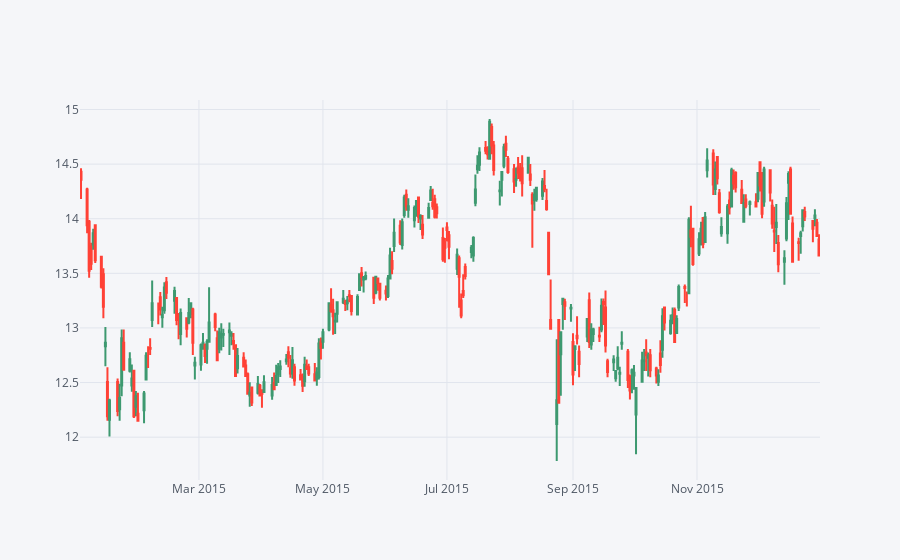

Write notebook code for a chart like this one.
### Markdown cell above
** Use .iplot(kind='candle) to create a candle plot of Bank of America's stock from Jan 1st 2015 to Jan 1st 2016.**

### Code cell
data.xs(key = 'BAC', level = 'Ticker', axis = 1)['2015-01-01':'2016-01-01'].iplot(kind='candle')
# BAC[['Open', 'High', 'Low', 'Close']].ix['2015-01-01':'2016-01-01'].iplot(kind='candle')

### Figure 1 — Plotly figure (JSON) as saved in the notebook; plotly's stock layout.template omitted (floating-point values rounded to 4 significant figures; data arrays with more than 128 entries replaced by an {"elided": "..."} marker saying what was removed)
{"data": [{"close": {"elided": "252 float values"}, "high": {"elided": "252 float values"}, "low": {"elided": "252 float values"}, "open": {"elided": "252 float values"}, "showlegend": false, "type": "candlestick", "x": {"elided": "252 str values"}, "yaxis": "y2"}], "layout": {"autosize": true, "legend": {"bgcolor": "#F5F6F9", "font": {"color": "#4D5663"}}, "paper_bgcolor": "#F5F6F9", "plot_bgcolor": "#F5F6F9", "title": {"font": {"color": "#4D5663"}}, "xaxis": {"autorange": true, "gridcolor": "#E1E5ED", "range": ["2015-01-01 12:00", "2015-12-31 12:00"], "rangeslider": {"visible": false, "yaxis2": {}}, "showgrid": true, "tickfont": {"color": "#4D5663"}, "title": {"font": {"color": "#4D5663"}, "text": ""}, "type": "date", "zerolinecolor": "#E1E5ED"}, "yaxis": {"gridcolor": "#E1E5ED", "showgrid": true, "showticklabels": false, "tickfont": {"color": "#4D5663"}, "title": {"font": {"color": "#4D5663"}, "text": ""}, "zerolinecolor": "#E1E5ED"}, "yaxis2": {"autorange": true, "gridcolor": "#E1E5ED", "range": [11.61, 15.09], "showgrid": true, "tickfont": {"color": "#4D5663"}, "title": {"font": {"color": "#4D5663"}, "text": ""}, "zerolinecolor": "#E1E5ED"}}}
